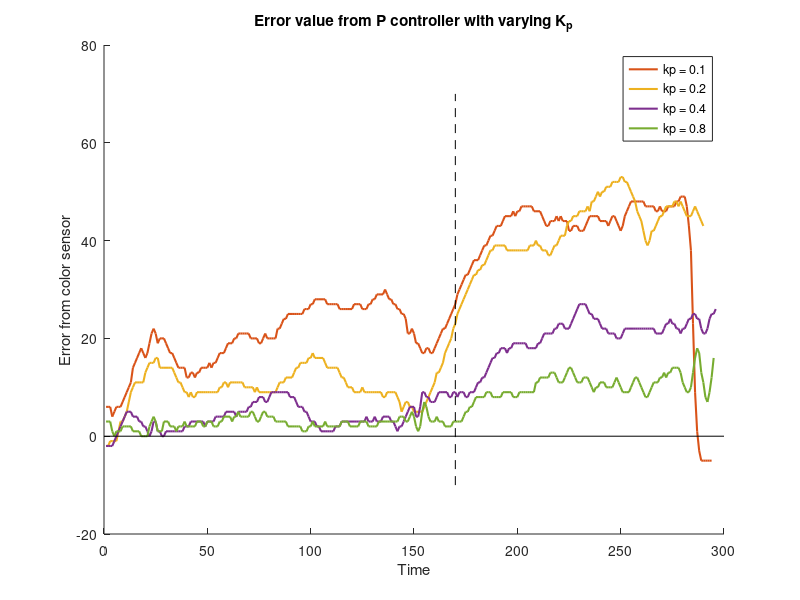

This figure's MATLAB source:
data = {
[11 11 11 11 10 11 12 11 11 12 13 14 13 15 16 16 16 17 17 17 18 20 20 21 21 22 22 22 23 23 23 23 23 22 23 23 23 23 23 22 23 23 24 25 25 26 27 28 28 29 30 30 31 32 33 33 35 35 36 37 38 38 38 39 39 40 41 41 42 41 41 41 41 41 41 40 40 40 40 39 39 39 39 39 39 39 38 40 41 42 42 42 42 42 43 43 44 44 44 44 44 44 44 45 44 44 43 44 43 43 43 43 43 43 44 44 45 45 46 46 46 47 47 48 48 49 49 49 50 51 52 52 52 52 53 54 54 54 54 53 53 53 54 53 53 54 54 54 54 54 54 53 51 51 52 53 56 58 59 58 59 59 60 60 60 61 61 61 58 56 50 44 35 25 16 11 5 0 -4 -6 -7 -7 -7 -7 -7 -7 -7 -7 -7 -8 -7 -8 -8 -8 -8 -7 -7 -7 -7 -7 -7 -7 -7 -7 -7 -7 -7 -7 -7 -7 -7 -7 -7 -8 -8 -8 -8 -8 -7 -7 -7 -8 -8 -8 -8 -7 -7 -7 -7 -7 -8 -8 -8 -8 -8 -7 -7 -8 -7 -7 -7 -7 -7 -7 -7 -7 -7 -7 -7 -7 -7 -7 -7 -6 -7 -7 -7 -7 -7 -8 -7 -7 -7 -7 -7 -7 -7 -7 -7 -7 -7 -7 -7 -7 -7 -7 -7 -7 -7 -6 -5 -6 -6 -6 -6 -6 -6 -6 -6 -6 -6 -6 -7 -6 -6 -5 -5 -5 -5 -6 -6 -6 -6 -6 -6 -6 -6 -6 -6 ]
[6 6 6 4 5 6 6 6 7 8 9 10 11 14 15 16 17 18 17 16 17 19 21 22 21 19 20 20 20 19 18 17 17 16 15 14 14 14 14 12 12 13 13 12 13 13 14 14 14 14 15 14 15 15 16 17 17 17 18 19 19 19 20 20 21 21 21 21 21 21 20 20 20 20 19 19 20 21 20 20 20 20 20 22 22 23 24 24 25 25 25 25 25 25 25 25 26 26 26 27 27 28 28 28 28 28 28 27 27 27 27 27 27 26 26 26 26 26 26 26 27 27 27 27 26 26 26 27 27 28 28 29 29 29 29 30 29 28 28 27 27 26 26 25 25 24 21 21 22 21 19 19 18 17 17 18 18 17 17 18 19 20 21 22 22 23 24 25 26 27 29 30 31 32 33 33 34 35 36 36 36 37 38 39 39 40 41 41 42 43 43 43 44 45 45 45 45 46 45 46 46 47 47 47 47 47 47 46 46 46 46 45 44 43 43 44 44 44 45 44 45 44 44 44 42 42 43 43 43 42 42 42 43 44 45 45 45 45 45 44 44 44 44 43 44 45 45 44 43 42 43 45 46 47 48 48 48 48 48 48 48 47 47 47 47 47 46 46 47 46 46 46 47 47 47 47 48 48 49 49 49 47 43 38 23 9 1 -3 -5 -5 -5 -5 -5 -5]
[-2 -2 -1 -1 -1 -1 1 3 3 4 5 7 9 10 11 11 11 11 11 13 14 15 15 15 16 16 14 14 14 14 14 14 14 13 12 11 11 10 9 9 8 9 8 8 9 9 9 9 9 9 9 9 9 9 9 10 10 11 11 10 11 11 11 11 11 11 11 10 10 10 10 10 9 10 9 9 9 9 9 9 9 9 9 10 11 11 11 12 12 12 12 13 14 14 15 15 15 15 16 16 17 16 16 16 16 16 15 14 14 14 14 14 14 13 12 12 11 10 10 10 9 9 9 9 10 9 9 9 9 9 9 9 9 9 8 8 9 9 9 9 9 8 7 5 6 7 7 6 6 5 5 5 5 5 6 7 8 9 10 11 13 13 14 15 17 18 19 20 22 23 25 26 27 28 29 30 31 32 33 33 34 34 35 35 36 37 38 38 39 39 39 39 39 39 38 38 38 38 38 38 38 38 38 38 38 39 39 39 40 39 39 38 38 38 37 37 38 39 39 40 41 41 41 43 44 44 45 45 45 46 46 46 46 47 46 48 48 49 50 49 50 50 51 51 51 52 52 52 52 53 53 52 52 51 50 49 48 46 45 44 42 40 39 40 42 42 43 44 45 45 46 47 47 47 47 48 48 47 48 47 46 45 45 45 46 47 46 45 44 43]
[-2 -2 -2 -2 -1 0 1 2 3 4 5 5 5 4 4 4 3 3 2 2 1 0 1 3 3 1 1 0 0 1 1 1 1 1 1 1 1 1 2 2 2 3 3 3 3 3 3 3 2 3 3 3 3 4 4 4 4 4 5 5 5 5 5 4 5 5 5 5 5 6 6 7 7 7 8 8 8 7 7 8 9 9 9 9 9 9 9 9 9 8 8 8 7 6 6 6 5 5 4 3 3 3 2 2 1 1 1 1 1 1 1 2 2 2 3 3 3 3 3 3 3 3 3 3 3 3 4 3 3 3 4 3 3 3 4 4 4 4 3 3 2 1 2 2 3 4 5 6 6 6 4 4 6 9 9 8 8 7 7 7 8 9 9 9 9 9 8 8 9 9 8 9 9 9 8 8 9 9 9 10 11 11 12 12 13 14 15 16 16 17 17 18 18 18 17 18 18 19 19 19 19 19 19 19 18 18 18 18 18 19 19 20 21 21 21 21 21 22 22 23 23 23 22 22 22 23 24 25 26 27 27 27 27 26 25 25 24 24 24 23 22 22 22 21 21 21 21 20 20 20 21 22 22 22 22 22 22 22 22 22 22 22 22 22 22 22 21 21 21 21 22 23 23 24 23 23 22 22 21 22 22 23 24 24 25 25 24 24 22 21 21 22 24 25 25 26 ]
[3 3 3 1 0 1 1 1 2 2 2 2 2 1 1 1 1 0 0 0 0 2 3 4 3 1 1 1 3 3 3 2 2 2 1 2 2 2 3 2 2 2 2 2 3 3 3 2 2 3 3 3 2 2 2 3 3 4 4 4 4 3 4 4 5 4 4 4 4 4 5 5 4 3 3 4 5 5 4 4 4 4 3 3 3 3 3 3 2 2 2 2 2 2 2 1 1 1 2 2 3 2 2 2 2 2 3 2 2 2 2 2 2 2 3 3 3 3 2 2 2 2 2 3 3 3 3 2 2 2 2 2 3 3 3 3 3 3 3 3 3 3 4 4 4 3 3 4 5 4 2 1 2 5 7 6 4 3 3 3 4 3 3 3 2 2 2 2 3 3 3 3 3 4 5 5 6 6 7 8 8 8 8 8 9 9 9 8 8 8 8 8 9 9 9 9 9 8 8 8 9 9 9 9 9 9 9 9 11 11 12 12 12 12 12 13 13 13 12 11 11 11 12 13 14 14 13 12 11 11 11 12 12 12 11 10 9 10 10 11 11 11 10 10 10 10 11 12 11 10 9 9 9 9 10 11 12 12 11 10 9 8 8 9 10 11 11 11 12 12 13 12 13 13 14 14 14 14 13 11 10 9 9 10 13 16 18 17 13 11 8 7 9 12 16 ]
[4 4 1 -3 -4 -1 1 2 1 -1 -1 0 1 1 1 1 1 0 -1 1 3 4 4 2 1 0 1 2 2 3 3 1 1 1 1 2 2 2 1 1 1 1 2 1 1 1 1 1 2 2 3 3 3 3 3 3 4 4 4 4 4 5 5 4 3 4 5 5 5 4 3 3 4 3 3 2 3 3 2 2 2 1 1 1 1 1 1 1 1 1 1 2 2 2 1 1 1 2 2 2 2 1 1 2 2 2 2 2 2 1 1 2 2 2 2 1 1 1 1 1 1 1 2 3 3 3 2 2 2 3 4 4 4 4 4 4 4 3 3 4 4 5 5 3 3 3 3 1 1 3 5 5 3 1 0 1 1 1 1 1 1 2 2 3 3 4 4 4 4 4 5 6 7 7 6 5 6 6 7 8 8 8 7 7 6 6 7 9 9 9 7 6 6 6 8 9 9 9 8 8 8 9 9 9 9 9 9 9 10 11 10 9 8 8 8 8 8 8 9 9 9 9 9 8 8 7 8 9 11 11 11 11 11 10 9 8 6 5 4 6 10 13 14 12 10 8 6 4 3 4 7 11 14 15 14 12 8 5 4 3 4 7 11 15 17 16 14 10 7 4 4 4 8 13 17 18 14 9 4 1 -1 1 8 17 21 17 11 4 0 -2 -2 2 11 16 15 10 4 1
]
[6 7 4 -2 -5 -4 -1 3 6 4 1 -2 -3 -2 1 3 2 1 1 0 0 0 1 1 1 1 1 1 2 3 2 1 2 2 3 3 2 2 2 3 3 3 3 3 3 3 3 3 4 4 3 2 1 1 1 2 3 2 1 1 1 1 1 2 2 1 1 1 1 1 2 2 2 1 1 1 1 2 2 2 1 1 0 0 0 1 2 1 1 0 1 1 1 0 0 1 1 1 1 0 0 0 1 1 1 1 2 2 2 2 2 3 3 3 4 3 3 3 3 3 3 3 4 4 3 2 2 3 3 3 2 2 2 2 1 1 1 1 1 0 0 1 1 1 1 1 1 0 -2 -1 3 6 4 1 -2 -2 0 3 4 3 1 -1 -1 1 3 4 3 2 1 1 3 4 5 5 4 3 3 3 4 6 6 7 6 6 5 5 5 6 7 8 8 7 7 7 7 7 5 5 6 7 8 8 6 4 4 5 6 7 8 7 6 5 5 6 7 8 7 6 5 4 5 6 8 9 9 6 5 3 3 5 9 11 11 10 7 4 1 1 2 5 11 16 14 9 4 -1 -2 -1 5 15 19 17 11 6 1 -2 -2 2 11 19 18 12 8 4 1 0 1 4 9 13 14 10 5 1 -2 -2 2 10 17 16 9 2 -3 -4 -1 10 21 18 8 -2 -6 -6 -2 11 23 16 ]
[-2 -2 -2 0 1 2 1 -1 -2 -2 1 4 3 1 -1 -1 0 2 4 6 3 0 -2 0 4 6 4 1 -1 0 3 5 4 2 0 0 1 2 3 2 0 -1 0 1 3 2 0 0 0 0 2 2 2 1 0 1 1 2 2 0 1 1 1 1 1 1 1 1 1 0 0 0 1 1 1 -1 0 1 2 2 1 -1 -1 1 2 3 1 1 1 2 2 3 2 3 2 2 1 2 3 4 3 2 2 2 3 3 3 3 2 2 1 2 2 2 2 1 0 0 1 1 1 1 1 1 1 1 1 1 1 1 1 1 1 1 1 1 1 0 -1 0 1 2 2 0 -1 -1 -1 0 2 3 1 0 -1 -1 1 3 3 1 -1 -1 1 3 4 4 3 2 2 3 4 6 6 5 4 3 4 5 6 7 7 7 6 5 4 4 5 6 7 6 3 2 3 5 7 7 7 6 3 1 1 3 7 9 10 8 4 2 1 1 3 7 11 11 8 4 2 2 2 2 5 10 13 13 10 3 -4 -6 -5 1 13 21 14 4 -4 -6 -5 2 19 26 15 2 -7 -9 -7 3 25 29 13 -6 -9 -10 -9 -1 19 31 25 9 -10 -10 -10 -9 0 17 25 22 11 -7 -9 -9 -8 2 24 29 20 -5 -8 -8 -8 -7 2 17 25 20 3 -9 -9 -9 -6 11 28 23 10 -7 -9 ]
[-2 -2 -2 0 1 3 3 1 -1 -1 1 3 4 3 0 -2 -1 1 4 4 0 -4 -5 0 8 12 3 -6 -8 -7 -2 8 13 6 -5 -9 -9 -5 6 17 14 0 -9 -10 -9 -3 10 18 10 -2 -8 -9 -8 -3 9 16 9 -1 -7 -8 -7 -1 11 15 7 -3 -7 -7 -4 5 11 18 7 -4 -7 -7 -5 4 16 14 5 -5 -7 -6 0 11 16 9 -2 -7 -7 -4 5 14 11 0 -7 -8 -7 -2 9 14 8 -2 -8 -8 -6 1 11 11 4 -6 -8 -7 -1 9 14 6 -5 -9 -8 -4 5 11 9 1 -5 -7 -5 1 10 12 4 -5 -7 -7 -3 7 14 9 -1 -7 -8 -6 2 18 20 5 -6 -8 -8 -7 0 17 21 10 -4 -8 -8 -8 -3 13 23 12 -3 -8 -9 -8 -2 12 17 9 -2 -7 -7 -6 -1 11 17 8 -2 -7 -7 -4 5 18 17 5 -6 -9 -9 -6 4 20 23 11 -4 -8 -9 -9 -2 16 25 15 2 -9 -10 -9 -3 16 25 20 6 -8 -9 -9 -5 11 24 20 10 -5 -9 -9 -5 11 27 24 11 -8 -9 -10 -9 2 23 27 19 -5 -9 -9 -9 -7 8 30 30 11 -9 -9 -10 -10 -9 0 19 31 26 -4 -10 -10 -10 -9 -1 15 25 24 10 -9 -9 -9 -8 2 25 29 20 -5 -8 -8 -9 -6 11 27 25 9 -8 -8 -9 -9 -2 15 25 17 1 -9 ]
[-2 -2 -2 -1 1 2 1 0 -2 -2 -1 2 5 5 0 -5 -5 -2 6 13 9 -3 -8 -9 -7 2 25 26 4 -9 -8 -10 -10 -10 -9 0 19 32 20 -9 -9 -7 -10 -10 -10 -9 -1 24 29 17 -9 -9 -8 -10 -10 -9 -5 7 30 25 1 -10 -7 -8 -10 -10 -10 -5 11 28 20 -2 -10 -9 -10 -10 -10 -6 5 22 31 22 -10 -5 4 -2 -5 -4 -6 -7 -9 -10 -10 -10 -7 8 24 23 8 -10 -9 -10 -10 -9 -2 14 24 18 0 -9 -9 -10 -9 -4 11 22 19 6 -9 -9 -9 -9 -4 14 24 15 -5 -8 -8 -9 -8 1 17 21 5 -7 -7 -8 -9 -9 -2 13 26 14 -8 -8 -9 -9 -9 -5 9 25 22 3 -9 -8 -9 -9 -8 -2 13 27 22 -4 -9 -8 -10 -10 -7 4 21 24 15 -7 -9 -9 -9 -5 10 24 23 13 -8 -9 -10 -9 -2 16 25 19 6 -10 -9 -10 -9 1 20 25 18 0 -10 -10 -10 -7 9 27 26 13 -9 -9 -10 -10 -8 8 28 29 12 -8 -8 -9 -9 -9 -7 6 39 43 21 -4 -8 -9 -5 6 34 40 21 2 -5 -7 -6 -2 20 31 27 0 -9 -8 -9 -9 -9 -4 22 42 40 42 42 43 50 55 55 54 54 55 54 53 53 53 52 51 50 50 49 49 48 48 48 48 47 47 47 46 46 46 46 46 46 45 45 44 44 44 43 42 42 42 42 41 41 41 42 42 44 43 44 43 ]
[-2 -3 -3 -1 5 9 3 -6 -8 -5 8 28 19 -8 -7 1 -7 -8 -8 -9 -8 -3 22 33 14 -4 -9 -9 -8 4 30 28 -10 -2 24 14 33 46 46 43 43 45 44 43 43 43 41 40 40 41 41 43 45 47 48 48 48 48 49 49 49 49 49 49 49 48 48 48 47 47 48 48 48 47 47 47 47 47 46 46 46 46 46 45 45 45 44 44 44 44 43 43 42 42 41 42 42 42 43 43 43 43 43 43 43 42 42 43 44 44 44 44 44 44 43 42 42 41 41 42 42 42 43 43 43 43 44 43 42 42 42 42 42 42 42 43 43 43 43 43 42 43 43 43 43 43 43 43 44 44 43 43 44 44 44 44 44 45 45 46 45 44 43 43 44 46 47 48 48 49 48 48 49 49 49 50 50 50 50 51 51 52 51 52 51 51 51 51 51 51 51 52 52 52 52 53 53 53 54 54 55 55 56 56 56 57 57 57 57 57 56 57 57 56 56 56 56 56 55 55 55 55 55 54 54 54 54 54 53 53 53 52 52 51 49 43 31 17 17 34 42 42 39 35 28 21 25 50 53 53 52 53 54 54 55 57 56 54 51 45 36 25 16 24 52 53 54 51 51 52 52 49 49 49 48 47 46 45 44 42 41 41 38 36 33 30 25 42 49 45 43 45 48 46 45 46 47 46 46 46 47 46 46 46 46 46 46 46 45 45 45 45 ]
}

kp_vals = [0, .1, .2, .4, .8, 1, 1.3, 1.5 1.7, 2, 2.5];
[~,n] = size(kp_vals);
figure; hold on;
CM = lines(n);

% plot1 = [1]
plot1 = [2, 3, 4, 5];
[~,m] = size(plot1);
labels = cell(m,1);

for i=1:m
    idx = plot1(i);
    labels{i} = sprintf('kp = %.1f', kp_vals(idx));
    plot(data{idx},'color', CM(idx,:), 'linewidth', 1.5);
end

plot([170,170], [-10,70], 'k--') % when the robot starts to turn
plot([0,300], [0,0], 'k-')

title('Error value from P controller with varying K_p')
xlabel('Time')
ylabel('Error from color sensor')
legend(labels, 'Location', 'best')
saveas(figure(1), 'kp_lessthan1.jpg'); % Saves as a jpg
